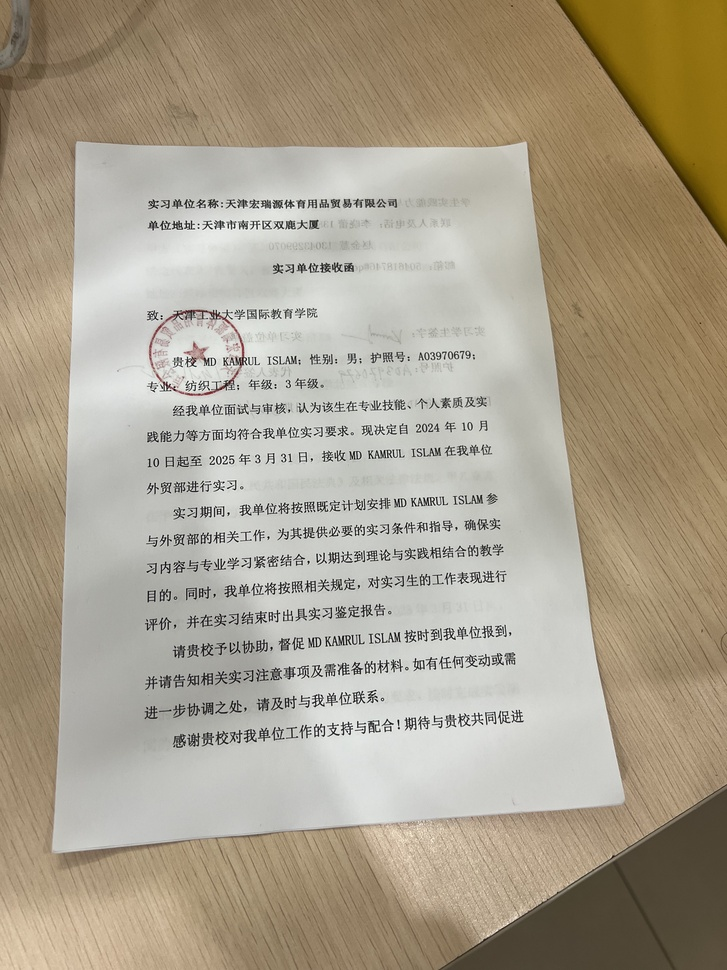
#> input picture docs.jpg, 727 x 970 px, shrunk from 3024 x 4032 before the run
$ python document-scanner.py
#> lines starting #> are read from the running program, lines starting #| are printed output that depends on the picture; after the words box and inside, x2 and y2 are one past the last pixel; in counts of white or black regions, pixels touching at a corner belong together; long printed decimals are rounded
import cv2
import numpy as np

def order_points(pts):
    rect = np.zeros((4, 2), dtype="float32")
    s = pts.sum(axis=1)
    rect[0] = pts[np.argmin(s)]
    rect[2] = pts[np.argmax(s)]

    diff = np.diff(pts, axis=1)
    rect[1] = pts[np.argmin(diff)]
    rect[3] = pts[np.argmax(diff)]
    return rect

def main():
    # Load the image
    image = cv2.imread('docs.jpg')
#> image is the input picture: shape (970, 727, 3); mean B, G, R 141.4, 160.3, 170.3
    if image is None:
        print("Error: Could not read the image file.")
        return
    cv2.imwrite('01_original.jpg', image)

    # Convert to grayscale and blur
    gray = cv2.cvtColor(image, cv2.COLOR_BGR2GRAY)
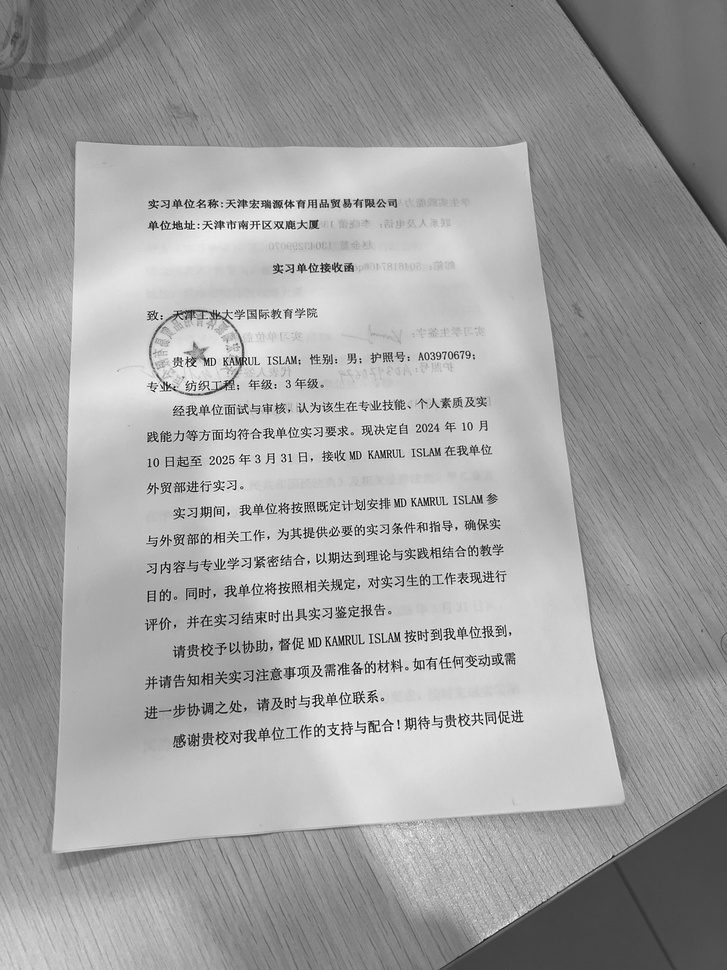
#> gray: shape (970, 727); min 0, max 255, mean 161.2
    cv2.imwrite('02_grayscale.jpg', gray)
    blurred = cv2.GaussianBlur(gray, (5, 5), 0)
    cv2.imwrite('03_blurred.jpg', blurred)

    # Edge detection
    edged = cv2.Canny(blurred, 30, 100)  # Adjusted thresholds
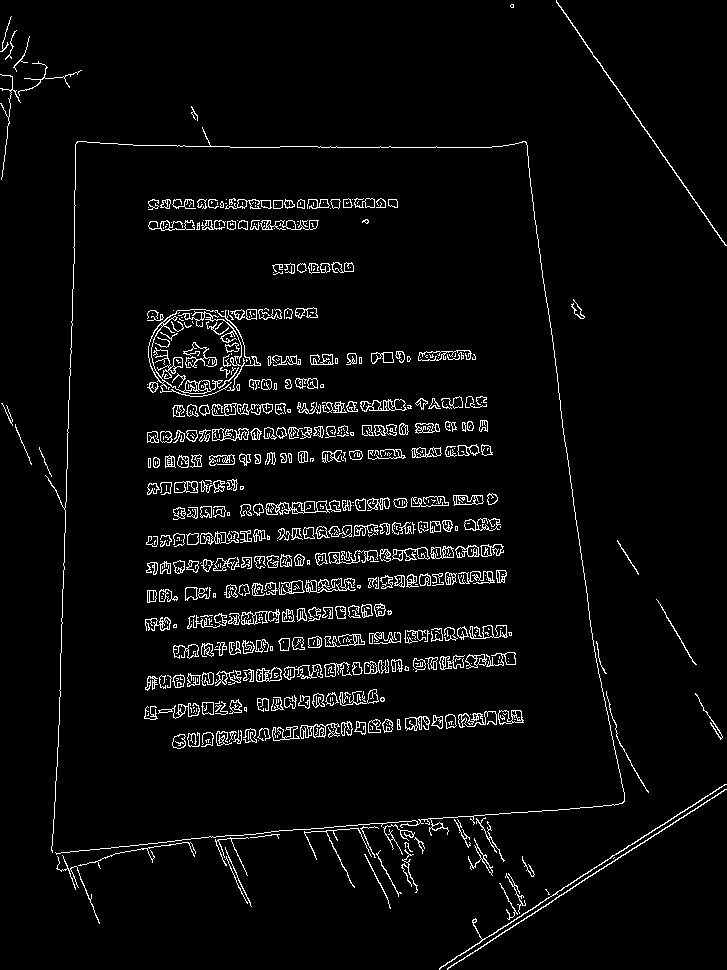
#> edged: shape (970, 727); 4.2% white in thin lines or dots
    cv2.imwrite('04_edged.jpg', edged)

    # Find contours
    contours, _ = cv2.findContours(edged.copy(), cv2.RETR_EXTERNAL, cv2.CHAIN_APPROX_SIMPLE)
#> contours = 558 contours, 348 with area under 20; largest, box (x1, y1, x2, y2) and area: (148, 309, 251, 397) 744, (265, 500, 341, 515) 422, (305, 578, 356, 593) 273, (360, 399, 407, 412) 273, (256, 667, 282, 682) 271
    contours = sorted(contours, key=cv2.contourArea, reverse=True)[:10]  # Increased to top 10 contours
#> contours = 10 contours; largest, box (x1, y1, x2, y2) and area: (148, 309, 251, 397) 744, (265, 500, 341, 515) 422, (305, 578, 356, 593) 273, (360, 399, 407, 412) 273, (256, 667, 282, 682) 271

    # Visualize all contours
    contour_image = image.copy()
    cv2.drawContours(contour_image, contours, -1, (0, 255, 0), 2)
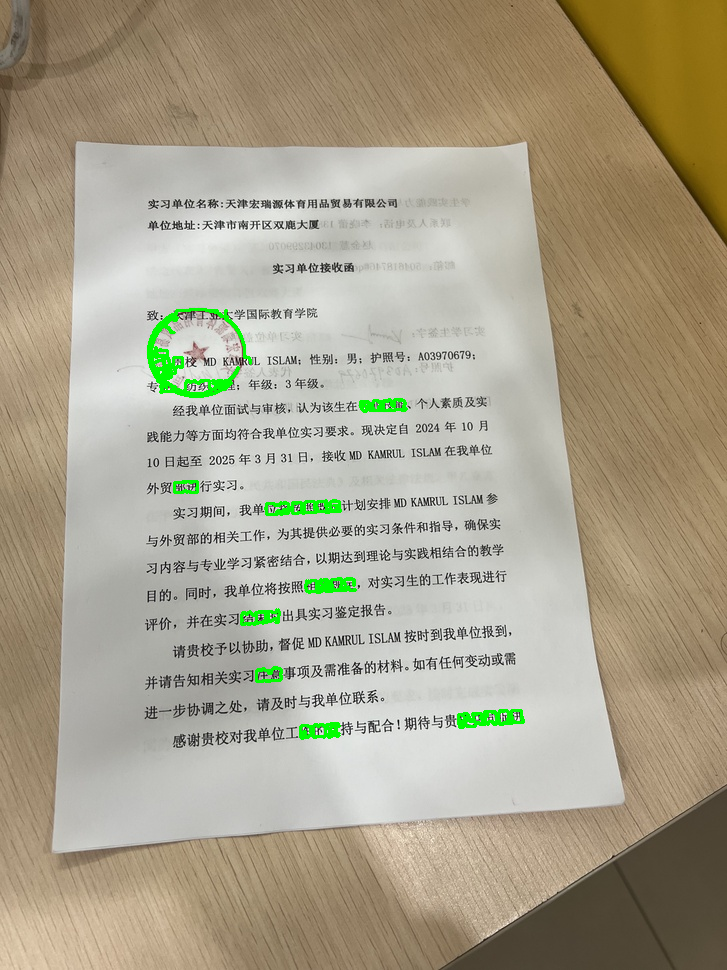
#> contour_image: shape (970, 727, 3); 0.93% of pixels changed, all inside (x1, y1, x2, y2) = (147, 308, 525, 740)
    cv2.imwrite('05_all_contours.jpg', contour_image)

    # Find the document contour
    doc_contour = None
    for i, c in enumerate(contours):
        perimeter = cv2.arcLength(c, True)
        approx = cv2.approxPolyDP(c, 0.02 * perimeter, True)
        if len(approx) == 4:
            doc_contour = approx
            print(f"Document contour found. It was contour number {i+1}")
            break
#> this loop made 10 passes
#> perimeter on passes 1 to 10: 1276.3, 370.9, 295.4, 221, 85.94, 233.8, 103, 193.5, 71.8, 231.6

    if doc_contour is None:
        print("No document contour found. Here are the details of the top 5 contours:")
        for i, c in enumerate(contours[:5]):
            print(f"Contour {i+1}: Area = {cv2.contourArea(c)}, Perimeter = {cv2.arcLength(c, True)}")
#> this loop made 5 passes
#| Contour 1: Area = 743.5, Perimeter = 1276.296
#| Contour 2: Area = 422.0, Perimeter = 370.936
#| Contour 3: Area = 273.0, Perimeter = 295.421
#| Contour 4: Area = 273.0, Perimeter = 220.995
#| Contour 5: Area = 271.0, Perimeter = 85.941
        return

    # Visualize the detected document contour
    cv2.drawContours(image, [doc_contour], -1, (0, 255, 0), 2)
    cv2.imwrite('06_detected_document.jpg', image)

    # Perspective transformation
    pts = doc_contour.reshape(4, 2)
    rect = order_points(pts)
    (tl, tr, br, bl) = rect

    widthA = np.sqrt(((br[0] - bl[0]) ** 2) + ((br[1] - bl[1]) ** 2))
    widthB = np.sqrt(((tr[0] - tl[0]) ** 2) + ((tr[1] - tl[1]) ** 2))
    maxWidth = max(int(widthA), int(widthB))

    heightA = np.sqrt(((tr[0] - br[0]) ** 2) + ((tr[1] - br[1]) ** 2))
    heightB = np.sqrt(((tl[0] - bl[0]) ** 2) + ((tl[1] - bl[1]) ** 2))
    maxHeight = max(int(heightA), int(heightB))

    dst = np.array([[0, 0], [maxWidth - 1, 0], [maxWidth - 1, maxHeight - 1], [0, maxHeight - 1]], dtype="float32")
    M = cv2.getPerspectiveTransform(rect, dst)
    warped = cv2.warpPerspective(image, M, (maxWidth, maxHeight))
    cv2.imwrite('07_warped.jpg', warped)

    # Convert to grayscale
    warped_gray = cv2.cvtColor(warped, cv2.COLOR_BGR2GRAY)
    cv2.imwrite('08_warped_gray.jpg', warped_gray)

    # Apply different thresholding methods
    _, binary = cv2.threshold(warped_gray, 0, 255, cv2.THRESH_BINARY + cv2.THRESH_OTSU)
    cv2.imwrite('09_binary_threshold.jpg', binary)

    adaptive = cv2.adaptiveThreshold(warped_gray, 255, cv2.ADAPTIVE_THRESH_GAUSSIAN_C, cv2.THRESH_BINARY, 11, 2)
    cv2.imwrite('10_adaptive_threshold.jpg', adaptive)

    print("All intermediate results have been saved. Please check the output images.")

if __name__ == "__main__":
    main()
